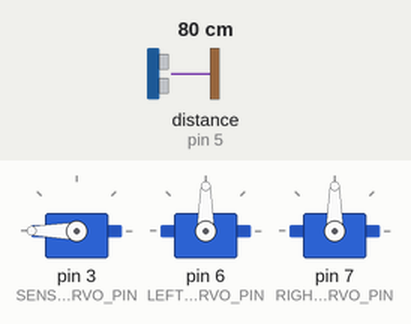
Bench run of a sketch on a simulated Arduino Nano, built with avr-gcc and run on an emulated ATmega328P. On the bench: 3 × servo. The test bench sets the inputs (shaded band); at power-on: distance to the obstacle (sensor on pin 5) 80 cm. The echo pulse lasts 58.3 µs per cm.

Above: at 1.2 s.
1.3 s: distance to the obstacle (sensor on pin 5) set to 120 cm
At 1.8 s:
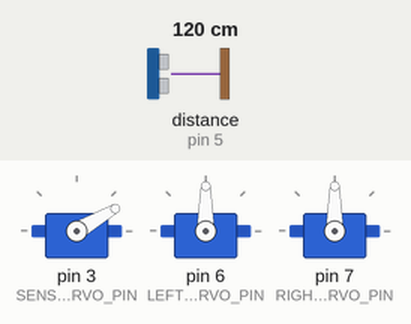
4.3 s: distance to the obstacle (sensor on pin 5) set to 2 cm
At 4.75 s:
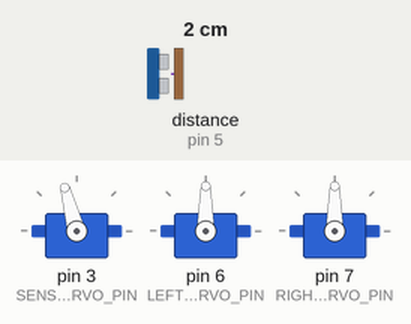
7.3 s: distance to the obstacle (sensor on pin 5) set to 4 cm
At 8.39 s:
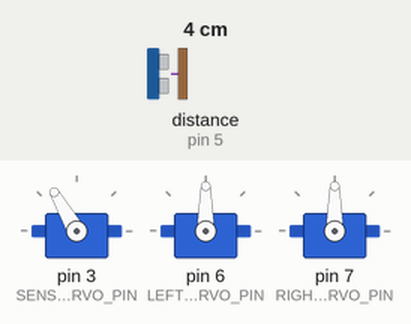
10.3 s: distance to the obstacle (sensor on pin 5) set to 9 cm
Timing chart, 0 to 14.3 s (numbered marks = the images above; inputs shaded):
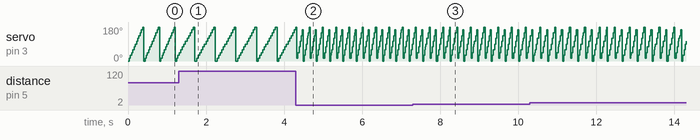

The sketch:

LocalMapper.ino
```cpp
/*
 * SLAM test code.
 *
 * Created by Cyber_One.
 *
 * This project uses an Arduino Nano controlling 3 servos and 1 Ultrasonic HC-SR04 range finder.
 * the hardware is based on the MR-4 robot chassis created by Tim Cook.
 *
 */

#include <Ultrasonic.h>
#include <Servo.h>

// Pin allocations for this project.
#define LEFT_SERVO_PIN 6
#define RIGHT_SERVO_PIN 7
#define SENSOR_SERVO_PIN 3
#define SENSOR_TRIGGER_PIN 4
#define SENSOR_ECHO_PIN 5

// Compile time Settings for this project.
#define SENSOR_ARC_WIDTH 30     // in degrees
#define SENSOR_POSITIONS 13     // int
#define SENSOR_START_POS 0      // degrees
#define SENSOR_STOP_POS 180     // degrees
#define SENSOR_SAMPLES 4        // int

// Create all the objects we need to run our device.
Ultrasonic ultrasonic(SENSOR_TRIGGER_PIN, SENSOR_ECHO_PIN);  // create the ultrasonic range finder object.
Servo sensorServo;              // create servo object to control a servo
Servo leftServo;                // create servo object to control a servo
Servo rightServo;               // create servo object to control a servo

int pingArray[SENSOR_POSITIONS];

int ping() {
  int rangeSample[SENSOR_SAMPLES];
  int sum = 0;
  int valid = 0;
  int average = 0;
  for(int i=0; i<SENSOR_SAMPLES; i++) {
    rangeSample[i] = ultrasonic.read();
    sum =+ rangeSample[i];
    if (rangeSample[i] > 0) valid++;
  }
  if (valid > 0) {
    average = sum/valid;
  }
  return(average);
}

void scan() {
  int pos = 0;
  for (int i=0; i<SENSOR_POSITIONS; i++) {
    pos = (((SENSOR_STOP_POS - SENSOR_START_POS)/(SENSOR_POSITIONS - 1)) * i) + SENSOR_START_POS;
    sensorServo.write(pos);
    delay(10);
    pingArray[i] = ping();
  }
}

void setup() {
  // put your setup code here, to run once:
  sensorServo.attach(SENSOR_SERVO_PIN);
  leftServo.attach(LEFT_SERVO_PIN);
  rightServo.attach(RIGHT_SERVO_PIN);
}

void loop() {
  // put your main code here, to run repeatedly:
  scan();
}
```

Measured:
- by itself, servo on pin 3 (SENSOR_SERVO_PIN): ramps from 0° to 180° and jumps back, once every 0.19 s
